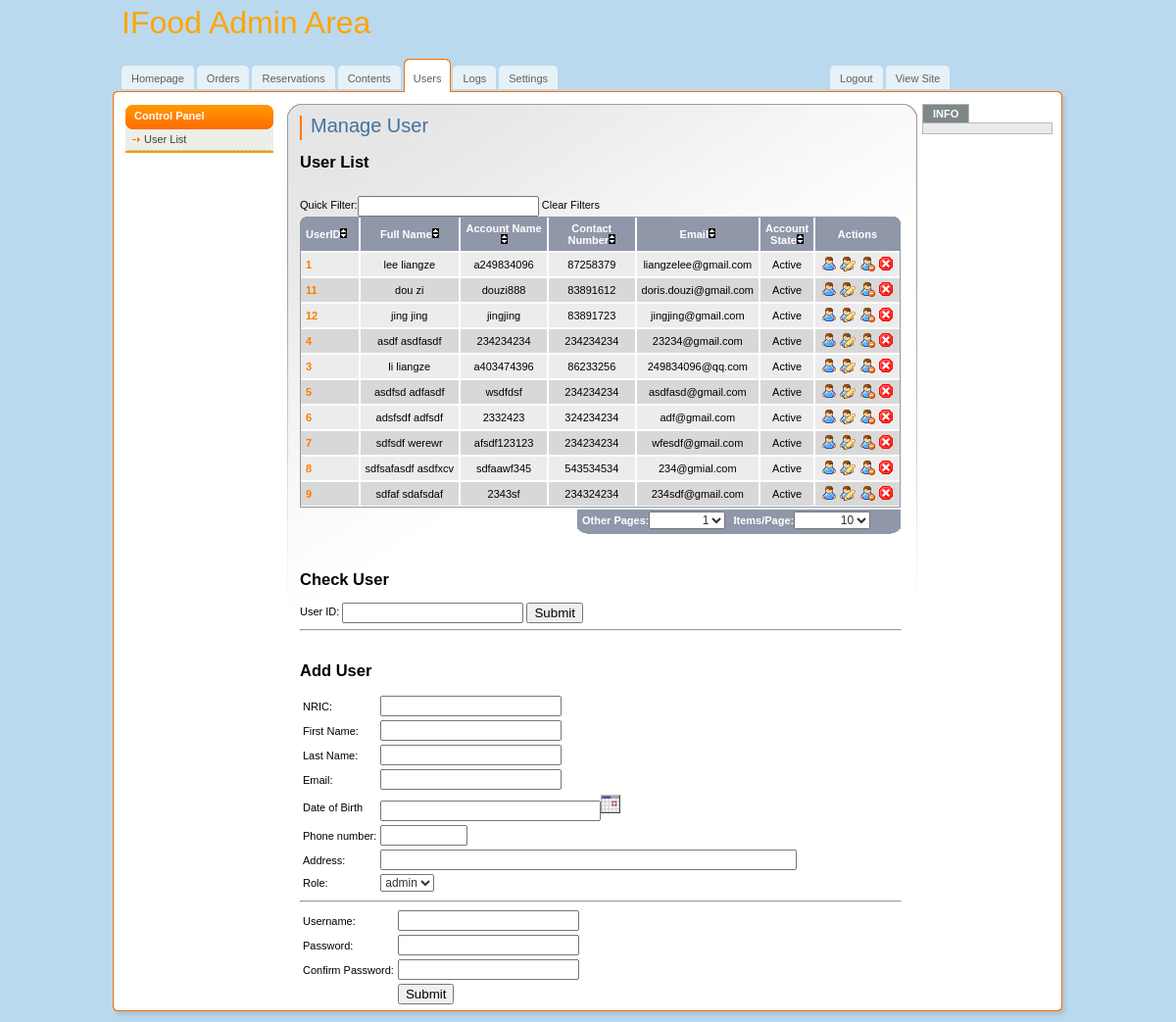
The page /admin/users.php (signed in) on the database its author committed.
### tables this page shows
CREATE TABLE `user` (
  `user_id` int(11) NOT NULL AUTO_INCREMENT,
  `user_name` varchar(100) DEFAULT NULL,
  `nric` varchar(100) DEFAULT NULL,
  `firstname` varchar(40) DEFAULT NULL,
  `lastname` varchar(40) DEFAULT NULL,
  `dateofbirth` datetime DEFAULT NULL,
  `role` varchar(100) DEFAULT NULL,
  `email` varchar(100) DEFAULT NULL,
  `password` varchar(100) DEFAULT NULL,
  `phone_number` int(100) DEFAULT NULL,
  `address` varchar(200) DEFAULT NULL,
  `user_img` varchar(100) DEFAULT NULL,
  `state` varchar(255) DEFAULT NULL,
  `create_at` timestamp NULL DEFAULT NULL,
  PRIMARY KEY (`user_id`)
);

### admin/users.php (the view, shortened to what this page needs)
<?php
if ($_SESSION['role']==3){
    header('Location: no_permission.php');
}else if(!isset($_SESSION['role'])){
    header('Location:login.php');
}else{
include 'dbFunctions.php';
require_once('paginator.class.php');
$query = "SELECT * FROM user_group ";
$result = mysqli_query($link, $query) or die(mysqli_error($link));
$queryNum = "SELECT COUNT(*) FROM user";
$results = mysqli_query($link, $queryNum) or die(mysqli_error($link));
$num_rows=mysqli_fetch_row($results);
$pages = new Paginator;
$pages->items_total = $num_rows[0];
$pages->mid_range = 9;
$pages->paginate();
if($num_rows[0]!=0){
    $queryNum = "SELECT * FROM user  ORDER BY role ASC $pages->limit ";
}else{
     $queryNum = "SELECT * FROM user  ORDER BY role ASC ";
}
$resultR = mysqli_query($link, $queryNum) or die(mysqli_error($link));
?>
<!DOCTYPE html>
<html>
<head>
</head>
<body>
<div id="main">
	<div id="header">
		<a href="dashboard.php" class="logo" style="font-size:xx-large;color:orange;">IFood Admin Area</a>
		<ul id="top-navigation">
			<li><span><span><a href="dashboard.php">Homepage</a></span></span></li>
			<li><span><span><a href="orders.php">Orders</a></span></span></li>
			<li><span><span><a href="reservation.php">Reservations</a></span></span></li>
			<li><span><span><a href="contents.php">Contents</a></span></span></li>
			<li class="active"><span><span>Users</span></span></li>
                        <li><span><span><a href="logs.php">Logs</a></span></span></li>
                        <li><span><span><a href="setting.php">Settings</a></span></span></li>
                        <li style="position:relative;left:275px;"><span><span><a href="../logOut.php">Logout</a></span></span></li>
                        <li style="position:relative;left:275px;;"><span><span><a href="../index.php">View Site</a></span></span></li>
		</ul>
	</div>
	<div id="middle">
		<div id="left-column">
			<h3>Control Panel</h3>
			<ul class="nav">
				<li><a href="users.php">User List</a></li>
			</ul>
		</div>
		<div id="center-column">
			<div class="top-bar">
				<h1>Manage User</h1>
			</div><br /><br />
                            <h2>User List</h2><br />
                            <?php if ($num_rows[0]==0){
                                echo "<h4>No User</h4>";
                            } else{
?>
                            Quick Filter:<input type='text' id='quickfind'/>
                <a id='cleanfilters' href='#'>Clear Filters</a>
                            <div class="table">
				<img src="img/bg-th-left.gif" width="8" height="7" alt="" class="left" />
				<img src="img/bg-th-right.gif" width="7" height="7" alt="" class="right" />
				<table class="listing table-autosort" id="tdfiltering" cellpadding="0" cellspacing="0">
                                    <thead>
					<tr>
						<th class="first table-sortable:numeric" width="50">UserID<img src="../images/arrow.png" alt="Sortable"/></th>
						<th class="table-sortable:asc">Full Name<span></span><img src="../images/arrow.png" alt="Sortable"/></th>
						<th width="80" class="table-sortable:asc">Account Name<span></span><img src="../images/arrow.png" alt="Sortable"/></th>
						<th width="80" class="table-sortable:numeric">Contact Number<span></span><img src="../images/arrow.png" alt="Sortable"/></th>
						<th class="table-sortable:asc">Email<span></span><img src="../images/arrow.png" alt="Sortable"/></th>
                                                <th class="table-sortable:asc">Account State<span></span><img src="../images/arrow.png" alt="Sortable"/></th>
                                                <th width="80" class="last">Actions</th>
					</tr>
                                        </thead>
                                             <?php $i=0;
                                                    while($rownumR=mysqli_fetch_array($resultR)){
                          $user_id=$rownumR['user_id'];
                          $firstname=$rownumR['firstname'];
                          $lastname=$rownumR['lastname'];
                          $fullname=$firstname."&nbsp".$lastname;
                          $username=$rownumR['user_name'];
                          $contact=$rownumR['phone_number'];
                          $email=$rownumR['email'];
                          $state=$rownumR['state'];
                          $i++;
                             if ($i%2==0){
                              echo "<tr>";
                          }else{
                              echo "<tr class='bg'>";
                          }
                      ?>
                                            <td class="first style1"><?php echo $user_id;?></td>
                          <td><?php echo $fullname;?></td>
                          <td><?php echo $username;?></td>
                          <td><?php echo $contact;?></td>
                          <td><?php echo $email;?></td>
                          <td><?php echo $state;?></td>
                          <td class="last"><a href="checkDetails.php?userid=<?php echo $user_id;?>"><img src="img/user.png" width="16" height="16" title="view" /></a>
                          <a href="updateForm.php?user_id=<?php echo $user_id;?>"><img src="img/user_edit.png" width="16" height="16" title="edit" /></a>
                          <?php if($_SESSION['role']==1){ ?>
                               <a href="deleteRecord.php?user_id=<?php echo $user_id;?>" onclick="return confirm('Are you sure you want to delete this user?')" ><img src="img/user_delete.png" width="16" height="16" title="delete" /></a>
                          <?php }?>
                         <?php if($state=="Active"){
                              $st="Block";
                              ?>
                              <a href="users.php?user_id=<?php echo $user_id;?>&state=<?php echo $st;?>"><img src="img/cancel.png" width="16" height="16" title="block user" /></a>
                              <?php }else{
                                  $st="Active";
                                  ?>
                                  <a href="users.php?user_id=<?php echo $user_id;?>&state=<?php echo $st;?>"><img src="img/accept.png" width="16" height="16" title="active user" /></a>
                             <?php }
                             ?>
                          </td>
				<?php echo "</tr>"; }?>
				</table>
                                <?php }?>
				<div class="select">
					<strong>Other Pages: </strong>
					<?php echo $pages->display_jump_menu();?>
                                        <strong>Items/Page: </strong>
                                        <?php echo $pages->display_items_per_page();?>
                                </div>
			</div>
            <h2>Check User</h2>
                 <form action="checkDetails.php?userid=" method="get">
                      User ID:
                  <input name="userid"   type="text"/>
                  <input type="submit" />
                  </form>
            <hr />
            <br />
            <h2>Add User</h2>
            <div>
                  <form method="post" action="<?php echo htmlentities($_SERVER['PHP_SELF']); ?>" name="rform" id="rform" >
         <table>
             <tr><td>NRIC:</td>
                 <td><input type ="text" name="nric" /><i><span style="font-size: 10px; margin-left:10px;" id='rform_nric_errorloc' class="error_strings"></span></i></td>
             </tr>
             <tr><td>First Name:</td>
                 <td><input type ="text" name="firstname" /><i><span style="font-size: 10px; margin-left:10px;" id='rform_firstname_errorloc' class="error_strings"></span></i></td>
             </tr>
             <tr>
                 <td>Last Name:</td>
                 <td><input type ="text" name="lastname"/><i><span style="font-size: 10px; margin-left:10px;" id='rform_lastname_errorloc' class="error_strings"></span></i></td>
             </tr>
             <tr>
                 <td>Email:</td>
                 <td><input type="text" name="email"/><i><span style="font-size: 10px; margin-left:10px;" id='rform_email_errorloc' class="error_strings"></span></i></td>
             </tr>
             <tr>
             <td><label for="dob">Date of Birth</label></td>
                        <td><input id="dob" name ="dob" type="text" size="25" readonly="readonly"/><a href="javascript:NewCal('dob','yyyymmdd')"><img src="../images/cal.gif" width="20" height="20" border="1" alt="Pick a date" /></a><i></i></td>
             </tr>
             <tr>
                 <td> Phone number:</td>
                 <td><input type ="text" name="phone_number" size="8"/><i><span style="font-size: 10px; margin-left:10px;" id='rform_phone_number_errorloc' class="error_strings"></span></i></td>
             </tr>
             <tr>
                 <td> Address:</td>
                 <td><input type ="text" name="address" size="50"/><i><span style="font-size: 10px; margin-left:10px;" id='rform_address_errorloc' class="error_strings"></span></i></td>
             </tr>
             <tr>
                 <td> Role:</td>
                 <td><select name="role">
                     <?php while($row=  mysqli_fetch_array($result)){ ?>
                      <option value="<?php echo $row['id'] ?>"><?php echo $row['name'] ?></option>
                     <?php }?>
                     </select>
                 </td>
             </tr>
              </table>
              <hr/>
         <table>
             <tr>
                    <td>Username:</td>
                    <td><input type="text" name="username" /><i><span style="font-size: 10px; margin-left:10px;" id='rform_username_errorloc' class="error_strings"></span></i></td>
                </tr>
             <tr>
                    <td>Password:</td>
                    <td><input type="password" name ="password"/><i><span style="font-size: 10px; margin-left:10px;" id='rform_password_errorloc' class="error_strings"></span></i></td>
                </tr>
             <tr>
                    <td>Confirm Password:</td>
                    <td><input type="password" name ="confirmpassword"/><i><span style="font-size: 10px; margin-left:10px;" id='rform_confirmpassword_errorloc' class="error_strings"></span></i></td>
              </tr>
             <tr><td></td><td><input type="submit" value ="Submit" id="button"/></td>
             </tr>
         </table>
                  </form>
                </div>
		</div>
		<div id="right-column">
			<strong class="h">INFO</strong>
			<div class="box"> </div>
	  </div>
	</div>
	<div id="footer"></div>
</div>
</body>
</html>
<?php  }?>

### admin/css/all.css (style rules this page uses)
body { margin:0; padding:0; background:#BBD9EE; color:#000; font-family:tahoma,arial,sans-serif; font-size:11px; }
form { margin:0; padding:0 }
img { border:none; }
a { color:#060606;text-decoration: none }
input { vertical-align:middle }
input.text, select, textarea { font-family:arial,sans-serif; color:#333; font-size:12px; vertical-align:middle; }
#main { width:992px; margin:0 auto; }
#header { position:relative; width:992px; height:106px; background:url(../img/bg-header.gif) no-repeat left bottom; }
a.logo { position:absolute; top:5px; left:20px; }
#top-navigation { position:absolute; top:60px; left:20px; margin:0; padding:0; list-style:none; }
#top-navigation li { float:left; margin:0 3px 0 0; height:34px; background:url(../img/tab.gif) repeat-x top; }
#top-navigation li a { float:left; display:block; height:20px; line-height:19px; color:#606060; padding:4px 0 0 0; }
#top-navigation li span { float:left; background:url(../img/tab-left.gif) no-repeat left top; }
#top-navigation li span span { background:url(../img/tab-right.gif) no-repeat right top; padding:7px 10px 0 10px; }
#top-navigation li.active { padding:0; height:34px; background:url(../img/tab-active.gif) repeat-x top; margin-right:2px; }
#top-navigation li.active span { background:url(../img/tab-active-left.gif) no-repeat left top; height:34px; }
#top-navigation li.active span span { background:url(../img/tab-active-right.gif) no-repeat right top; height:23px; padding:11px 10px 0 10px; line-height:19px; color:#606060; }
#middle { float:left; width:967px; background:url(../img/bg-middle.gif) repeat-y left; padding:0 13px 0 12px; }
#left-column { float:left; padding:1px 14px 0 12px; width:151px; }
#right-column { float:right; padding:0 9px 0 0; width:133px; }
#center-column { float:left; width:614px; background:url(../img/bg-center-column.jpg) no-repeat left top; min-height:584px; padding:12px 16px 0 13px; }
#footer { float:left; width:100%; background:url(../img/bg-footer.gif) no-repeat; height:15px; }
#left-column a { color:#3E3E3E; }
#left-column h3 { font-size:11px; margin:0; color:#fff; background:url(../img/bg-left-header.gif) no-repeat left top; height:25px; line-height:23px; padding:0 0 0 9px; }
ul.nav { margin:0 0 11px 0; border-bottom:2px solid #FF9600; background:#ECEFE7; list-style:none; padding:0 2px; }
ul.nav li { padding:4px 4px 6px 5px; background:url(../img/bg-dotted.gif) repeat-x bottom; }
ul.nav a { padding:0 0 0 12px; background:url(../img/arrow.gif) no-repeat 0 4px; }
.top-bar { float:left; width:603px; border-left:2px solid #f70; padding:0 0 0 9px; margin:0 0 4px 0; }
.top-bar h1 { font:20px/21px verdana,sans-serif; color:#43729F; margin:0 0 4px 0; }
div.table { float:left; position:relative; width:614px; margin:0 0 37px 0; }
table.listing { border-bottom:1px solid #9097A9; width:613px; padding:0; margin:0; border:1px solid #9097A9; }
table.listing th { border-top:0 !important; }
div.table img.left { position:absolute; top:0; left:0; }
div.table img.right { position:absolute; top:0; right:1px; }
table.listing td, table.listing th { border:1px solid #fff; text-align:center; }
table.listing th { background:#9097A9; color:#fff; padding:5px; }
table.listing td { background:#D8D8D8; color:#000; padding:3px 5px; }
table.listing .bg td { background:#ECECEC; }
table.listing .first { border-left:0px solid #9097A9;text-align:left; }
table.listing .last { border-right:0px solid #9097A9; }
table.listing th.first { background:#9097A9 url(../img/bg-th-left.gif) no-repeat left top;border-left:0; }
table.listing th.last { background:#9097A9 url(../img/bg-th-right.gif) no-repeat right top;border-right:0; }
table.listing .style1 { font-weight:bold;color:#FF7A00; }
div.table .select { float:right; margin:2px 1px 0 0; width:330px; height:25px; background:#9097A9 url(../img/bg-select.png); color:#fff; }
div.table .select strong { float:left; padding:5px 0 0 5px; }
#right-column .h { float:left; background:#7E878A; border:1px solid #B8B8B8; border-bottom:0; padding:3px 10px; color:#fff; text-transform:uppercase; }
#right-column .box { float:left; width:121px; padding:5px; border:1px solid #B8B8B8; background:#EBEBEB; margin:0 0 15px 0; }

### rows shown on the page
user: user_id "1", fullname "lee liangze", user_name "a249834096", phone_number "87258379", email "liangzelee@gmail.com", state "Active"
user: user_id "11", fullname "dou zi", user_name "douzi888", phone_number "83891612", email "doris.douzi@gmail.com", state "Active"
user: user_id "12", fullname "jing jing", user_name "jingjing", phone_number "83891723", email "jingjing@gmail.com", state "Active"
user: user_id "4", fullname "asdf asdfasdf", user_name "234234234", phone_number "234234234", email "23234@gmail.com", state "Active"
user: user_id "3", fullname "li liangze", user_name "a403474396", phone_number "86233256", email "249834096@qq.com", state "Active"
user: user_id "5", fullname "asdfsd adfasdf", user_name "wsdfdsf", phone_number "234234234", email "asdfasd@gmail.com", state "Active"
user: user_id "6", fullname "adsfsdf adfsdf", user_name "2332423", phone_number "324234234", email "adf@gmail.com", state "Active"
user: user_id "7", fullname "sdfsdf werewr", user_name "afsdf123123", phone_number "234234234", email "wfesdf@gmail.com", state "Active"
user: user_id "8", fullname "sdfsafasdf asdfxcv", user_name "sdfaawf345", phone_number "543534534", email "234@gmial.com", state "Active"
user: user_id "9", fullname "sdfaf sdafsdaf", user_name "2343sf", phone_number "234324234", email "234sdf@gmail.com", state "Active"

### other values the page prints
form field value "1"
form field value "10"
form field role "admin"
